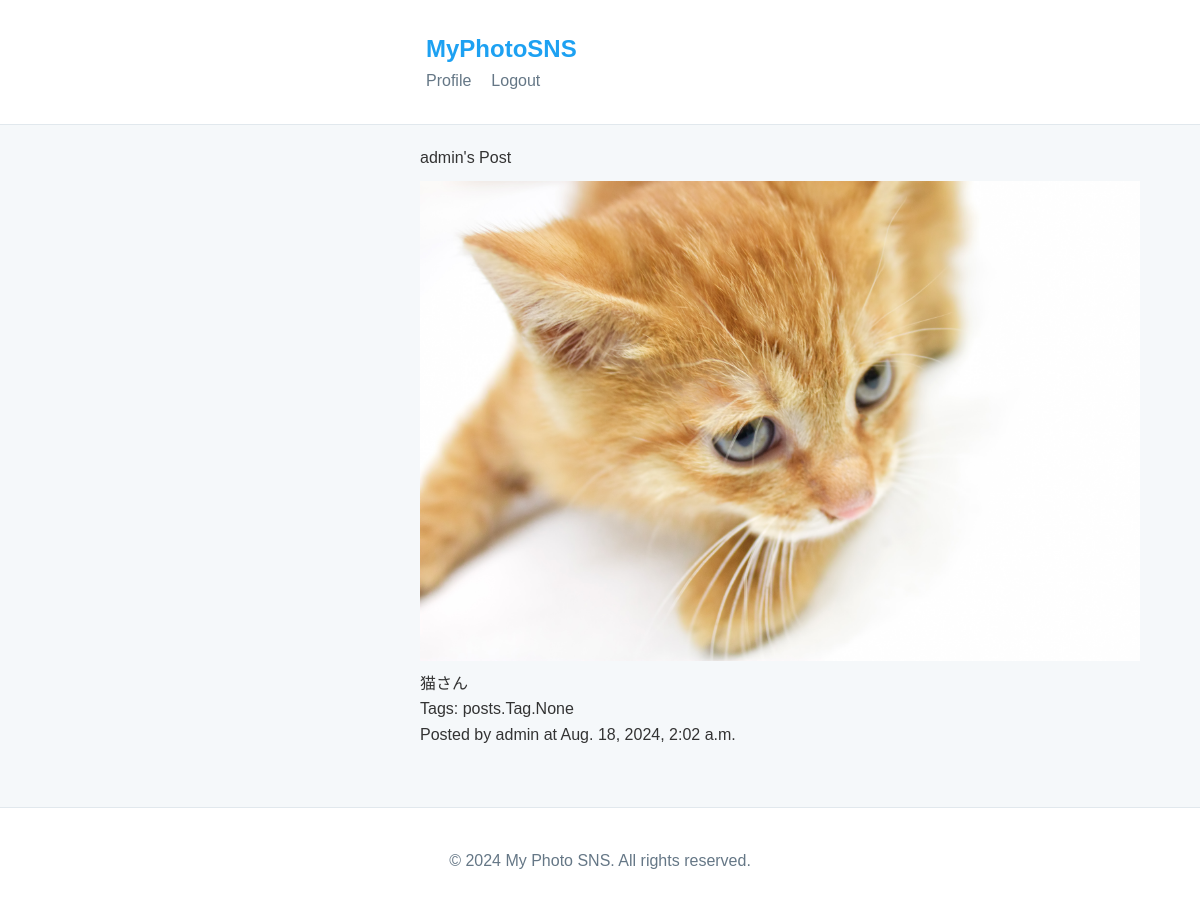
Page /post/3/ (signed in) on the earlier database version.
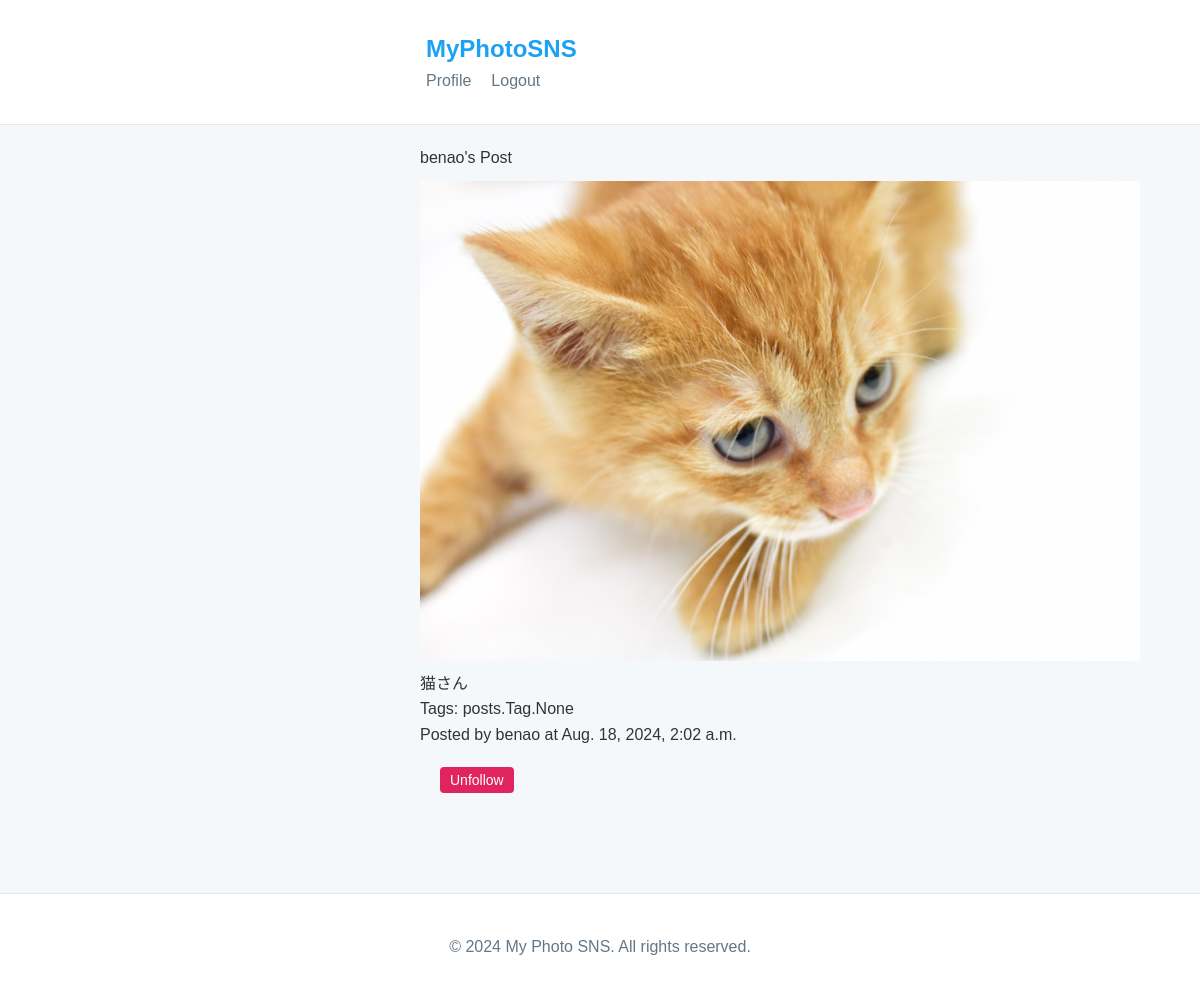
Same page on the later database version.
### posts/models.py (models this page shows, shortened)
class Post(models.Model):
    user = models.ForeignKey(CustomUser, on_delete=models.CASCADE)
    image = models.ImageField(upload_to='images/')
    caption = models.TextField()
    tags = models.ManyToManyField(Tag, blank=True)
    created_at = models.DateTimeField(auto_now_add=True)

class CustomUser(AbstractUser):
    interests = models.ManyToManyField('Interest', blank=True)
    following = models.ManyToManyField('self', symmetrical=False, related_name='followers')

### posts/views.py (the view)
# urls.py: path('post/<int:post_id>/', views.post_detail, name='post_detail'),
def post_detail(request, post_id):
    post = get_object_or_404(Post, id=post_id)
    is_following = post.user in request.user.following.all()
    return render(request, 'post_detail.html', {
        'post': post,
        'is_following': is_following,
    })

### posts/templates/post_detail.html (shortened to what this page needs)
{% extends 'base_generic.html' %}
{% block content %}
<div
  <h2>{{ post.user.username }}'s Post</h2>
  <img class="post_detail" src="{{ post.image.url }}" alt="Post image">
  <p>{{ post.caption }}</p>
  <p>Tags: {{ post.tags }}</p>
  <p>Posted by {{ post.user.username }} at {{ post.created_at }}</p>
  {% if user != post.user %}
    <form method="post" action="{% url 'follow_unfollow_user' post.id %}">
      {% if is_following %}
        <button type="submit" class="button-unfollow">Unfollow</button>
      {% else %}
        <button type="submit" class="button-follow">Follow</button>
      {% endif %}
    </form>
  {% endif %}
{% endblock %}

### posts/templates/base_generic.html (shortened to what this page needs)
{% load static %}
<!DOCTYPE html>
<html lang="en">
<head>
    <link rel="stylesheet" type="text/css" href="{% static 'css/style.css' %}">
</head>
<body>
    <header>
        <nav class="navbar">
            <div class="container">
                <a href="{% url 'home' %}" class="navbar-brand">MyPhotoSNS</a>
                <ul class="navbar-nav">
                    {% if user.is_authenticated %}
                        <li><a href="">Profile</a></li>
                        <li><a href="{% url 'account_logout' %}">Logout</a></li>
                    {% else %}
                        <li><a href="{% url 'account_signup' %}">Sign Up</a></li>
                        <li><a href="{% url 'account_login' %}">Login</a></li>
                    {% endif %}
                </ul>
            </div>
        </nav>
    </header>
    <main class="container">
        {% block content %}{% endblock %}
    </main>
    <footer class="footer">
        <div class="container">
            <p>&copy; 2024 My Photo SNS. All rights reserved.</p>
        </div>
    </footer>
</body>
</html>

### static/css/style.css (style rules this page uses)
* { margin: 0; padding: 0; box-sizing: border-box; }
body { font-family: Arial, sans-serif; background-color: #f5f8fa; color: #333; line-height: 1.6; }
a { text-decoration: none; color: #1da1f2; }
.navbar { background-color: #ffffff; padding: 10px 20px; border-bottom: 1px solid #e1e8ed; }
.navbar .navbar-brand { font-size: 24px; color: #1da1f2; font-weight: bold; }
.navbar .navbar-nav { list-style-type: none; display: flex; gap: 20px; }
.navbar .navbar-nav li { display: inline; }
.navbar .navbar-nav a { color: #657786; font-weight: 500; }
.container { width: 30%; max-width: 1000px; margin: 0 auto; padding: 20px 0; }
.footer { background-color: #ffffff; padding: 20px; text-align: center; border-top: 1px solid #e1e8ed; margin-top: 40px; color: #657786; }
form { padding: 20px; border-radius: 5px; margin-bottom: 20px; }
form button { background-color: #1da1f2; color: white; padding: 10px 15px; border: none; border-radius: 4px; cursor: pointer; }
.button-unfollow { background-color: #e0245e; color: white; padding: 5px 10px; border: none; border-radius: 4px; cursor: pointer; font-size: 14px; }
.post_detail { width: 200%; height: auto; display: block; margin: 10px 0; }

Differences in the rows shown:
changed Post "猫さん": user.username "admin" → "benao"; user_id 1 → 4 (drawn)
Other differences:
text now shown: "Unfollow"
